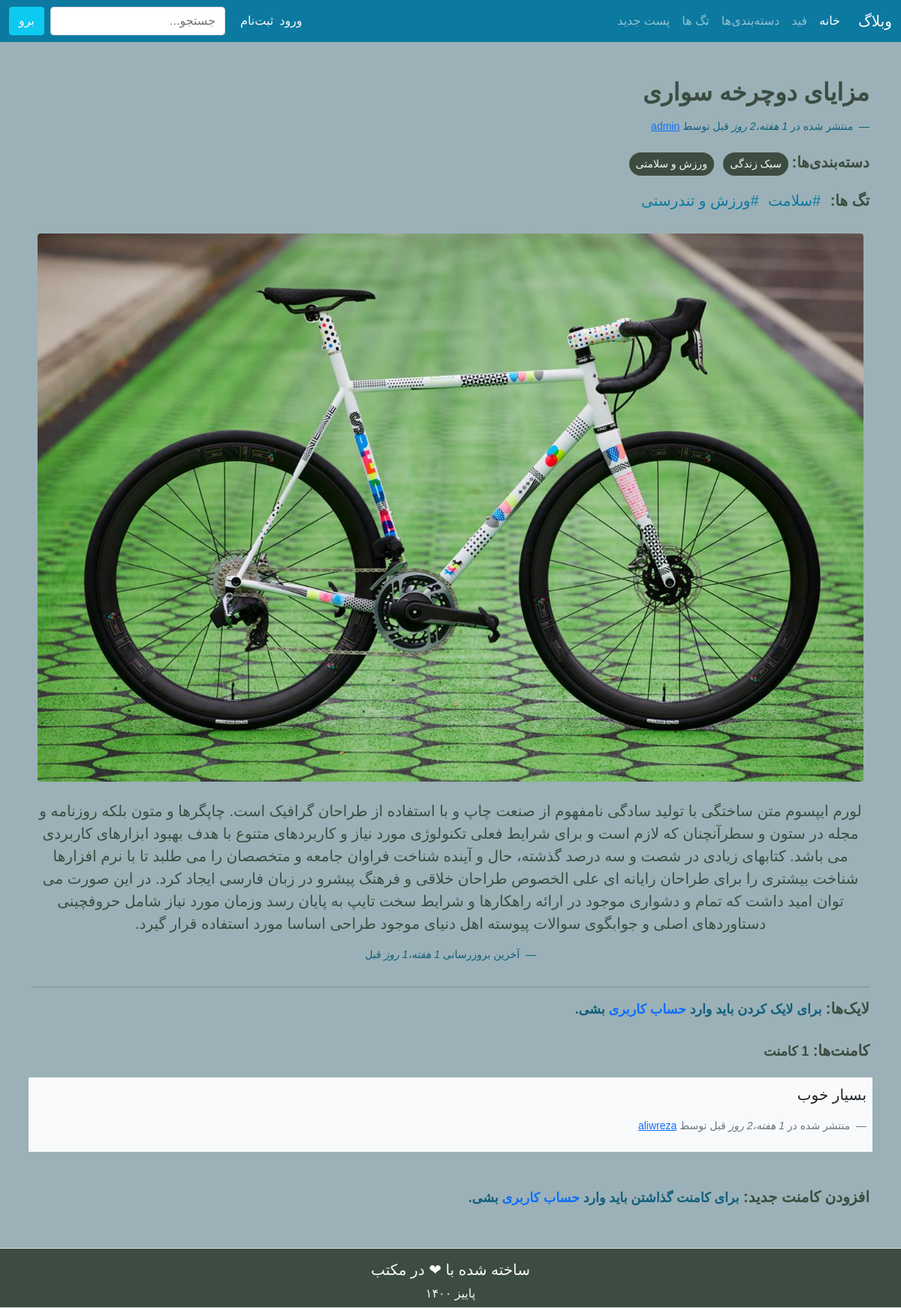
Page /feed/post/مزایای-دوچرخه-سواری/ on the committed database.
### feed/models.py (models this page shows, shortened)
class General(models.Model):
    content = models.TextField(verbose_name="متن")
    date_created = models.DateTimeField(auto_now_add=True)
    last_modified = models.DateTimeField(auto_now=True)
    class Meta:
        abstract = True

class Post(General):
    title = models.CharField("عنوان", max_length=100)
    creator = models.ForeignKey(
        User,
        on_delete=CASCADE,
        related_name="posts",
        verbose_name="نویسنده"
    )
    image = models.ImageField(
        "عکس",
        null=True,
        blank=True,
        upload_to='images/post_images'
    )
    slug = models.SlugField(null=True, blank=True, allow_unicode=True)
    categories = models.ManyToManyField(
        'Category',
        db_table='Post_Categories',
        related_name='posts',
        verbose_name="دسته‌بندی‌ها"
    )
    tags = models.ManyToManyField(
        'Tag',
        db_table='Post_Tags',
        related_name='posts',
        verbose_name="تگ‌ها",
        blank=True,
    )
    likes = models.ManyToManyField(
        User,
        db_table="Post_likes",
        related_name="liked_posts",
        verbose_name="لایک‌ها"
    )
    class Meta:
        ordering = ["-date_created"]
    def total_likes(self):
        return self.likes.count()

class Category(models.Model):
    name = models.CharField("نام", max_length=200, unique=True)
    owner = models.ForeignKey(
        User,
        on_delete=CASCADE,
        related_name='categories',
        verbose_name="سازنده"
    )
    slug = models.SlugField(null=True, blank=True, allow_unicode=True)
    class Meta:
        verbose_name_plural = "categories"
        ordering = ["name"]
    def get_absolute_url(self):
        return reverse('category_detail', kwargs={'slug': self.slug})

class Tag(models.Model):
    name = models.CharField("نام", max_length=100, unique=True)
    owner = models.ForeignKey(
        User,
        on_delete=CASCADE,
        related_name='tags',
        verbose_name="سازنده"
    )
    slug = models.SlugField(null=True, blank=True, allow_unicode=True)
    class Meta:
        ordering = ["name"]
    def get_absolute_url(self):
        return reverse('tag_detail', kwargs={'slug': self.slug})

class Comment(General):
    author = models.ForeignKey(
        User,
        on_delete=SET_NULL,
        null=True,
        related_name="comments",
        verbose_name="نویسنده"
    )
    post = models.ForeignKey(
        Post,
        on_delete=models.CASCADE,
        related_name='comments',
        verbose_name="پست"
    )
    class Meta:
        ordering = ["-date_created"]

### feed/forms.py
class CreateCommentForm(forms.ModelForm):
    class Meta:
        model = Comment
        fields = ('content',)
        widgets = {
            'content': forms.Textarea(attrs={
                'class': 'form-control',
                'placeholder': 'متن کامنت رو اینجا وارد کن...',
                'rows': 4
            })
        }

### feed/views.py (called while the page is built)
    def get_context_data(self, **kwargs):
        context = super().get_context_data(**kwargs)
        post = context["post"]
        liked = False
        if post.likes.filter(id=self.request.user.id).exists():
            liked = True
        comment_form = CreateCommentForm()
        context["comments"] = post.comments.all()
        context["total_likes"] = post.total_likes()
        context["liked"] = liked
        context["comment_form"] = comment_form
        return context

### members/models.py (called while the page is built)
    def get_absolute_url(self):
        return reverse('profile', kwargs={'slug': self.slug})

### feed/templates/feed/post_detail.html (shortened to what this page needs)
{% extends 'base.html' %}
{% load static %}
{% load jformat %}
{% block static_css %}
    <link rel="stylesheet" href="{% static 'css/gtt_button.css' %}">
{% endblock static_css %}
{% block content %}
    <div class="container my-5">
        <div class="col-12">
            <div class="row my-3">
                <div class="col-12">
                    <div class="row">
                        <figure>
                            <blockquote class="blockquote">
                                <p class="h2" style="color: #3c4c41;"><strong>{{post.title}}</strong></p>
                            </blockquote>
                            <figcaption class="blockquote-footer my-2" style="color: #115e7b;">
                                منتشر شده در <cite title="{{post.date_created|jformat}}">
                                    {{post.date_created|timesince}}</cite>
                                    قبل توسط <a href="{{ post.creator.profile.get_absolute_url }}">{{post.creator}}<a>
                            </figcaption>
                        </figure>
                    <div>
                    <div class="row">
                        <ul class="list-inline">
                            <li class="list-inline-item h5" style="color: #3c4c41;"><strong>دسته‌بندی‌ها:</strong></li>
                            {% if not post.categories.all %}
                                <li class="list-inline-item">
                                    <em><p class="lead text-secondary">
                                        بدون دسته‌بندی.</p>
                                    </em>
                                </li>
                            {% else %}
                                {% for category in post.categories.all %}
                                <li class="list-inline-item">
                                    <a class="btn btn-sm rounded-pill text-light" style="background-color: #3c4c41;" href="{{category.get_absolute_url}}">
                                        {{category.name}}
                                    </a>
                                </li>
                                {% endfor %}
                            {% endif %}
                        </ul>
                    <div>
                    <div class="row">
                        <ul class="list-inline">
                            <li class="list-inline-item h5" style="color: #3c4c41;"><strong>تگ‌ ها:</strong></li>
                            {% if not post.tags.all %}
                                <li class="list-inline-item">
                                    <em><p class="lead" style="color: #3c4c41;">
                                        هیچ تگی نیست!</p>
                                    </em>
                                </li>
                            {% else %}
                                {% for tag in post.tags.all %}
                                <li class="list-inline-item">
                                    <a class="lead" href="{{tag.get_absolute_url}}" style="text-decoration: none; color: #0c79a0;">
                                        #{{tag.name}}
                                    </a>
                                </li>
                                {% endfor %}
                            {% endif %}
                        </ul>
            </div>
            <div class="row p-2">
                <div class="col-12 text-center">
                    {% if post.image %}
                    <img src="{{post.image.url}}" class="img-fluid rounded" alt="image post">
                    {% else %}
                    <img src="{% static 'images/no-image.jpg'%}" class="img-fluid rounded" alt="image post">
                    {% endif %}
                </div>
            </div>
            <div class="row my-3">
                <div class="col-12">
                    <figure class="text-center">
                        <blockquote class="blockqoute">
                            <p class="lead" style="color: #3c4c41;">{{post.content}}</p>
                        </blockquote>
                        <figcaption class="blockquote-footer my-2" style="color: #115e7b;">
                            آخرین بروزرسانی <cite title="{{post.last_modified|jformat}}">{{post.last_modified|timesince}}</cite>
                            قبل
                        </figcaption>
                    </figure>
                </div>
            </div>
            <hr>
            {% if user.is_authenticated %}
                {% if not liked %}
                    <div class="row mb-4">
                        <div class="col-12 text-start">
                            <form action="{% url 'post_like' post.slug%}"
                            method="post">
                                {% csrf_token %}
                                <p class="h5 fw-bold" style="color: #3c4c41;">لایک‌ها: <button type="submit" name="post_id" value="{{ post.id }}"
                                    class="btn btn-success position-relative rounded-circle">
                                        <i class="far fa-thumbs-up"></i>
                                        <span class="position-absolute top-0 start-100 translate-middle badge rounded-circle bg-dark">
                                            {{ total_likes }}
                                            <span class="visually-hidden">total likes</span>
                                        </span>
                                    </button>
                                </p>
                            </form>
                        </div>
                    </div>
                {% else %}
                    <div class="row mb-4">
                        <div class="col-12 text-start">
                            <form action="{% url 'post_like' post.slug%}"
                            method="post">
                                {% csrf_token %}
                                <p class="h5 fw-bold" style="color: #3c4c41;">لایک‌ها: <button type="submit" name="post_id" value="{{ post.id }}"
                                    class="btn btn-danger position-relative rounded-circle">
                                        <i class="far fa-thumbs-down"></i>
                                        <span class="position-absolute top-0 start-100 translate-middle badge rounded-circle bg-dark">
                                            {{ total_likes }}
                                            <span class="visually-hidden">total likes</span>
                                        </span>
                                    </button>
                                </p>
                            </form>
                        </div>
                    </div>
                {% endif %}
            {% else %}
                <div class="row mb-4">
                    <div class="col-12 text-start">
                        <p class="h5 fw-bold" style="color: #3c4c41;">لایک‌ها:
                            <small style="color: #115e7b;">
                                برای لایک کردن باید وارد
                                <a href="{% url 'login' %}?next={{ request.path }}"
                                   style="text-decoration: none;">
                                   حساب کاربری
                                </a>
                                بشی.
                            </small>
                        </p>
                    </div>
                </div>
            {% endif %}
            {% if not comments %}
                <div class="row">
                    <p class="h5 fw-bold" style="color: #3c4c41;">کامنت‌ها:</p>
                </div>
                <div class="row mb-3">
                    <p class="h5 text-center" style="color: #115e7b;">
                        <strong>
                            باورت میشه کسی تاحالا یدونه کامنت‌ هم نذاشته! &#128580;
                        </strong>
                    </p>
                </div>
            {% else %}
                <div class="row">
                    <p class="h5 fw-bold" style="color: #3c4c41;">
                        کامنت‌ها: <small>{{ comments.count }} کامنت‌</small>
                    </p>
                </div>
                {% for comment in comments %}
                    <div class="row my-2">
                        <div class="col-12 p-2">
                            <figure class="p-2 bg-light bg-gradient">
                                <blockquote class="blockqoute">
                                    <p class="lead">{{comment.content}}</p>
                                </blockquote>
                                <figcaption class="blockquote-footer mt-1">
                                    منتشر شده در
                                    <cite title="{{comment.date_created}}">
                                        {{comment.date_created|timesince}}
                                    </cite>
                                     قبل توسط
                                    <a href="{{ comment.author.profile.get_absolute_url }}">
                                        {{comment.author}}
                                    </a>
                                </figcaption>
                            </figure>
                        </div>
                    </div>
                {% endfor %}
            {% endif %}
            {% if user.is_authenticated %}
                <div class="row mt-4">
                    <p class="h5 fw-bold" style="color: #3c4c41;">افزودن کامنت‌ جدید:</p>
                </div>
                <div class="row">
                    <div class="col-12">
                        <div class="form-group my-3">
                            <form method="post" class="w-50 mx-auto">
                                {% csrf_token %}
                                {{ comment_form }}
                                <div class="d-grid gap-2 my-5">
                                    <button class="btn text-light" type="submit"
                                            style="background-color: #0c79a0;">
                                        افزودن
                                    </button>
                                </div>
                            </form>
                        </div>
                    </div>
                </div>
            {% else %}
                <div class="row mt-4">
                    <div class="col-12 text-start">
                        <p class="h5 fw-bold" style="color: #3c4c41;">افزودن کامنت‌ جدید:
                            <small style="color: #115e7b;">
                                برای کامنت‌ گذاشتن باید وارد
                                <a href="{% url 'login' %}?next={{ request.path }}"
                                   style="text-decoration: none;">
                                   حساب کاربری
                                </a>
                                بشی.
                            </small>
                        </p>
                    </div>
                </div>
            {% endif %}
        </div>
    </div>
{% endblock content %}

### templates/base.html (style rules this page uses)
* { margin: 0; }
html, body { height: 100%; font-family: 'Sahel', sans-serif; background-color: #9bb1b7; }

### rows in the picture
Post: title "مزایای دوچرخه‌ سواری", date_created "1 هفته،2 روز", creator "admin", image (picture), content "لورم ایپسوم متن ساختگی با تولید سادگی نامفهوم از صنعت چاپ و با استفاده از طراحان گرافیک است. چاپگرها و متون بلکه روزنامه و مجله در ستون و سطرآنچنان که لازم است و برای شرایط فعلی تکنولوژی مورد نیاز و کاربردهای متنوع با هدف بهبود ابزارهای کاربردی می باشد. کتابهای زیادی در شصت و سه درصد گذشته، حال و آینده شناخت فراوان جامعه و متخصصان را می طلبد تا با نرم افزارها شناخت بیشتری را برای طراحان رایانه ای علی الخصوص طراحان خلاقی و فرهنگ پیشرو در زبان فارسی ایجاد کرد. در این صورت می توان امید داشت که تمام و دشواری موجود در ارائه راهکارها و شرایط سخت تایپ به پایان رسد وزمان مورد نیاز شامل حروفچینی دستاوردهای اصلی و جوابگوی سوالات پیوسته اهل دنیای موجود طراحی اساسا مورد استفاده قرار گیرد.", last_modified "1 هفته،1 روز"
Category: name "سبک زندگی"
Category: name "ورزش و سلامتی"
Tag: name "سلامت"
Tag: name "ورزش و تندرستی"
Comment: content "بسیار خوب", date_created "1 هفته،2 روز", author "aliwreza"

### other values in the picture
{{ comments.count }} "1"
